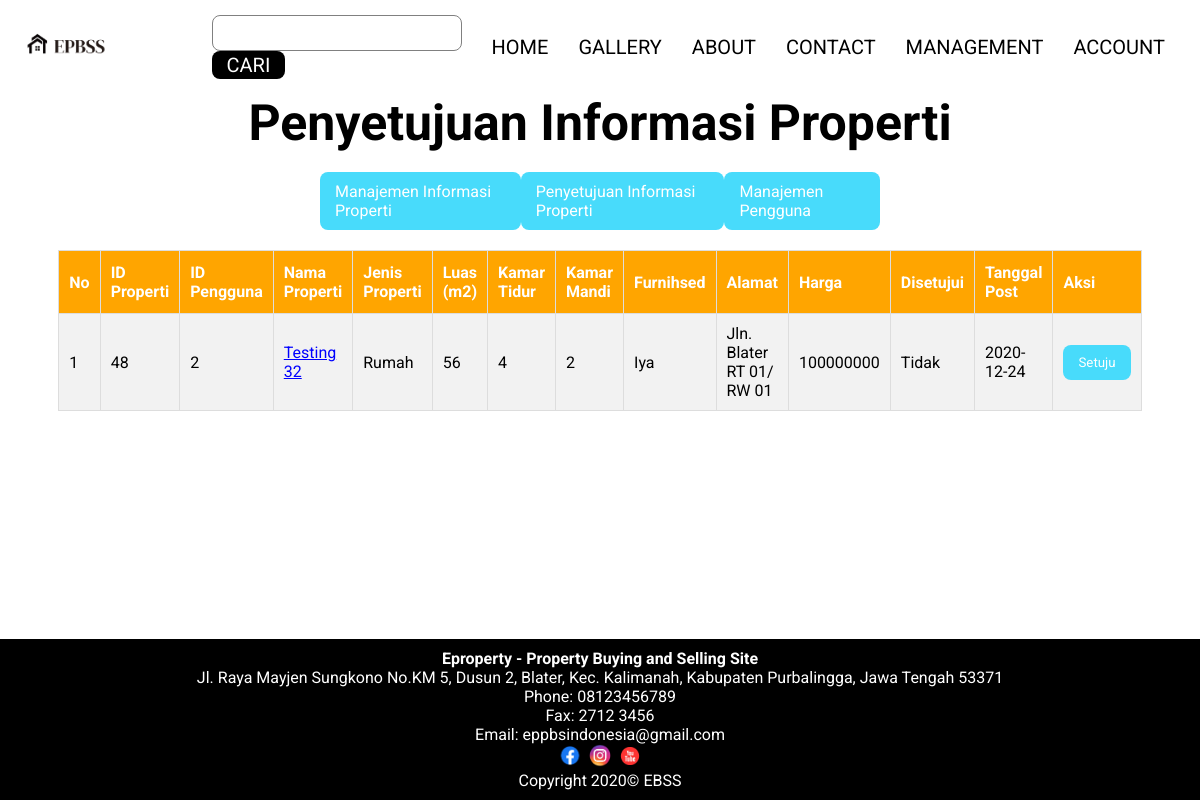
The page /penyetujuan.php (signed in) on the database its author committed.
### tables this page shows
CREATE TABLE `informasi_properti` (
  `id_properti` int(11) NOT NULL,
  `id_pengguna` int(11) NOT NULL,
  `nama_properti` varchar(40) NOT NULL,
  `jenis_properti` enum('Rumah','Rumah Toko','Rumah Susun','Apartemen') NOT NULL,
  `deskripsi` varchar(1000) NOT NULL,
  `luas` int(11) NOT NULL,
  `harga` int(11) NOT NULL,
  `alamat` varchar(50) NOT NULL,
  `furnished` enum('Iya','Tidak') NOT NULL,
  `jml_kamar` int(11) NOT NULL,
  `jml_kmandi` int(11) NOT NULL,
  `acceptable` enum('Iya','Tidak') NOT NULL,
  `tanggal_post` date NOT NULL
);

### penyetujuan.php (the view, shortened to what this page needs)
<?php
    include ('connect.php');
?>
<?php
    $query = mysqli_query($conn,"SELECT * FROM informasi_properti WHERE id_pengguna IN (SELECT id_pengguna FROM pengguna WHERE keadaan = 'aktif') and acceptable = 'Tidak'");
    $i = 1;
?>
<!DOCTYPE html>
<html lang="en">
<head>
    <?php include 'header.php'; ?>
    <link rel="stylesheet" href="style/management.css" type="text/css">
    <link rel="stylesheet" href="style/hapus.css" type="text/css">
</head>
<body>
    <?php include 'nav.php'; ?>
    <main>
        <div class="title">
            <h1>Penyetujuan Informasi Properti</h1>
        </div>
        <div class="tombol-management">
            <a class="tombol-insert" href="manage-info.php">Manajemen Informasi Properti</a>
            <a class="tombol-insert" href="penyetujuan.php">Penyetujuan Informasi Properti</a>
            <a class="tombol-insert" href="manage-pengguna.php">Manajemen Pengguna</a>
        </div>
        <?php if(mysqli_num_rows($query) < 1): ?>
            <h3>Belum ada informasi properti yang meminta persetujuan</h3>
        <?php else: ?>
            <table class="informasi-rumah">
                <tr>
                    <th>No</th>
                    <th>ID Properti</th>
                    <th>ID Pengguna</th>
                    <th>Nama Properti</th>
                    <th>Jenis Properti</th>
                    <th>Luas (m2)</th>
                    <th>Kamar Tidur</th>
                    <th>Kamar Mandi</th>
                    <th>Furnihsed</th>
                    <th>Alamat</th>
                    <th>Harga</th>
                    <th>Disetujui</th>
                    <th>Tanggal Post</th>
                    <th>Aksi</th>
                </tr>
                <?php while($hasil=mysqli_fetch_array($query)){
                    echo "
                        <tr>
                            <td>$i</td>
                            <td>$hasil[id_properti]</td>
                            <td>$hasil[id_pengguna]</td>
                            <td><a class='nama-properti' href=detail.php?id_properti=$hasil[id_properti]>$hasil[nama_properti]</a></td>
                            <td>$hasil[jenis_properti]</td>
                            <td>$hasil[luas]</td>
                            <td>$hasil[jml_kamar]</td>
                            <td>$hasil[jml_kmandi]</td>
                            <td>$hasil[furnished]</td>
                            <td>$hasil[alamat]</td>
                            <td>$hasil[harga]</td>
                            <td>$hasil[acceptable]</td>
                            <td>$hasil[tanggal_post]</td>
                            <td><button class='tombol-insert kecil hapus-info' onclick=accconfirm($hasil[id_properti]) name=Delete Value=Delete>Setuju</button></td>
                        <tr>
                    ";
                    $i++;
                }
                ?>
            <?php endif ?>
        </table>
    </main>
    <?php include 'footer.php'; ?>
</body>
</html>

### style/index.css (style rules this page uses)
* { padding: 0; margin: 0; box-sizing: border-box; font-family: 'Roboto', sans-serif; }
*:before, *:after { box-sizing: border-box; }
body { min-height: 100vh; display: flex; flex-direction: column; }
main { flex-grow: 1; display: flex; flex-direction: column; justify-content: flex-start; align-items: center; }

### style/management.css (style rules this page uses)
.title { font-size: 25px; text-align: center; }
.tombol-management { padding: 20px; width: 50%; display: flex; justify-content: space-between; align-items: center; }
.tombol-insert, .tombol-hapus { padding: 10px 15px; border-radius: 8px; text-decoration: none; color: white; }
.tombol-insert { background-color: #48dbfb; }
.kecil { padding: 8px; }
.informasi-rumah { border-collapse: collapse; width: 80%; }
.informasi-rumah td, .informasi-rumah th { border: 1px solid #ddd; padding: 10px; }
.informasi-rumah tr:nth-child(even) { background-color: #f2f2f2; }
.informasi-rumah th { padding-top: 12px; padding-bottom: 12px; text-align: left; background-color: orange; color: white; }
.nama-properti { color: blue; cursor: pointer; }

### style/hapus.css (style rules this page uses)
.hapus-info { border: none; cursor: pointer; }
.tombol-insert, .tombol-hapus { padding: 10px 15px; border-radius: 8px; text-decoration: none; color: white; }
.tombol-insert { background-color: #48dbfb; }

### rows shown on the page
informasi_properti: id_properti "48", id_pengguna "2", nama_properti "Testing 32", jenis_properti "Rumah", luas "56", jml_kamar "4", jml_kmandi "2", furnished "Iya", alamat "Jln. Blater RT 01/ RW 01", harga "100000000", acceptable "Tidak", tanggal_post "2020-12-24"
